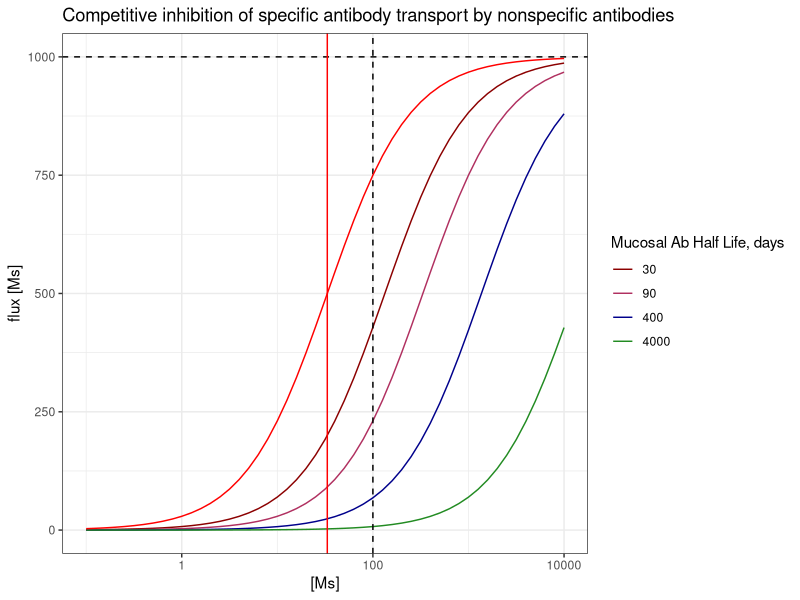
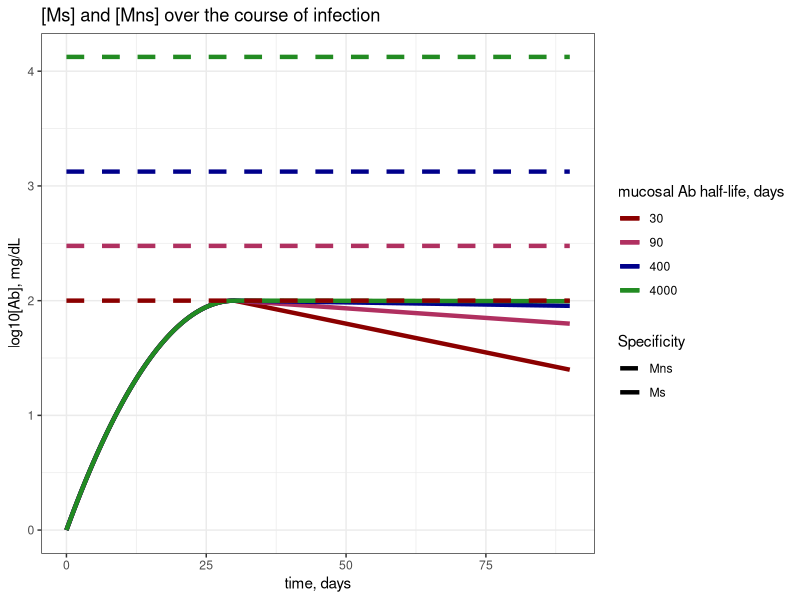
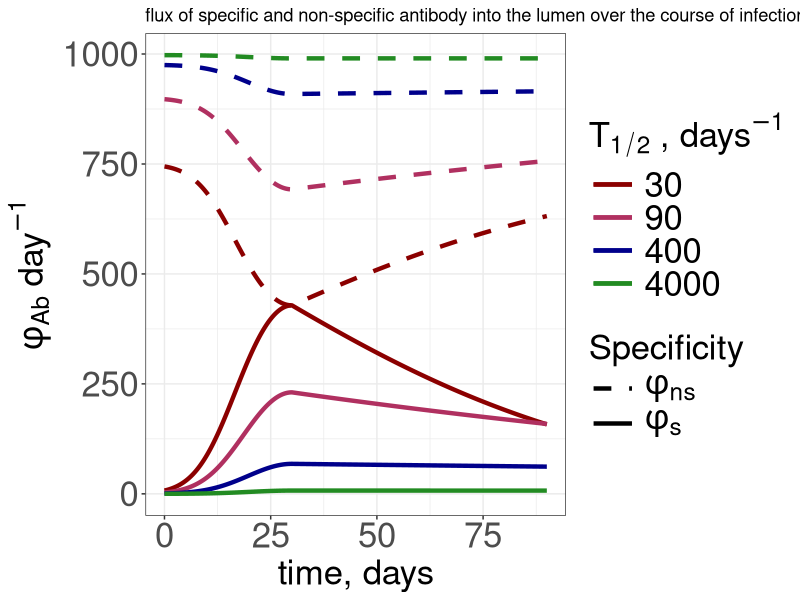
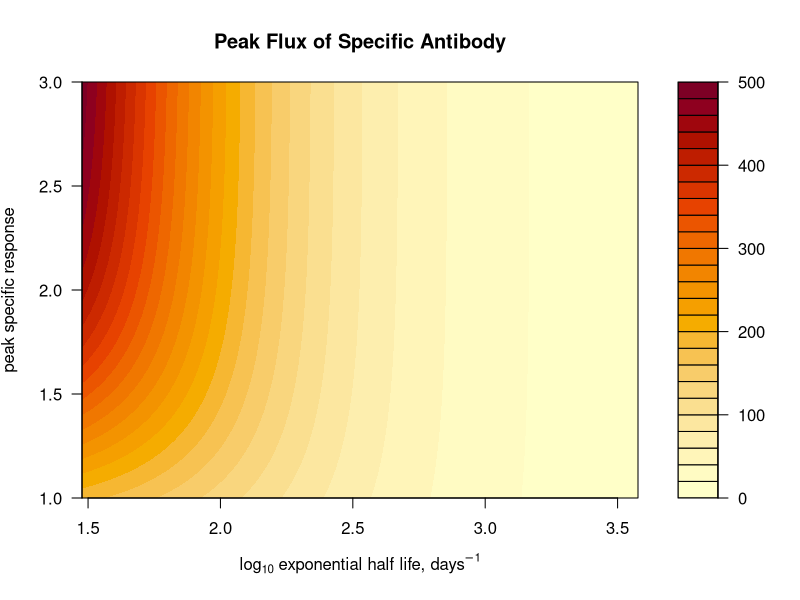
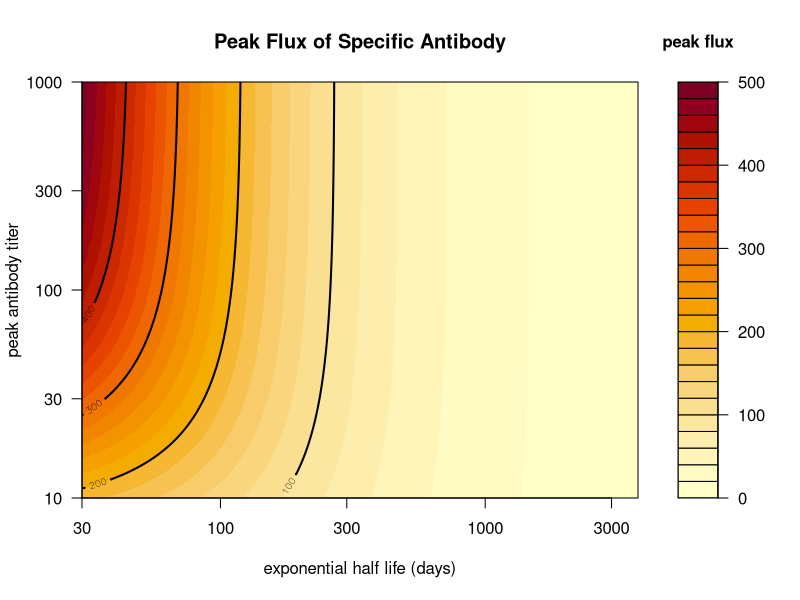
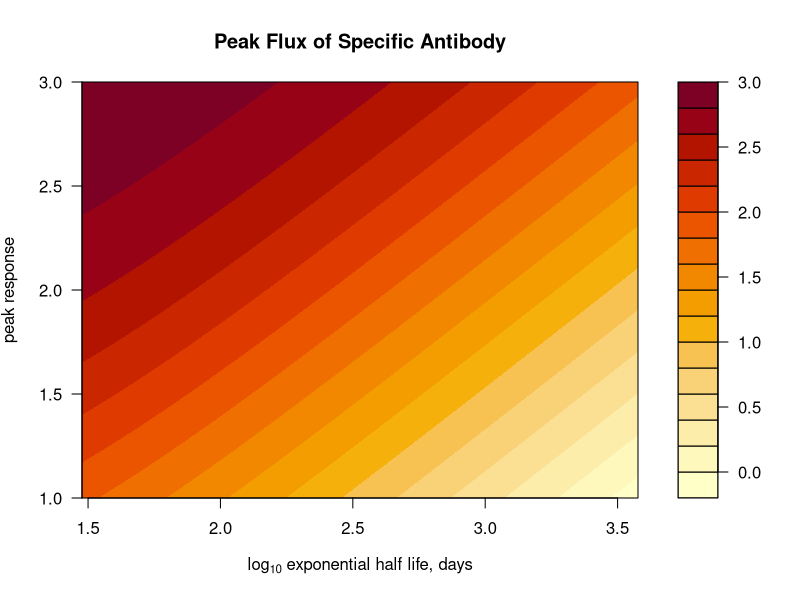
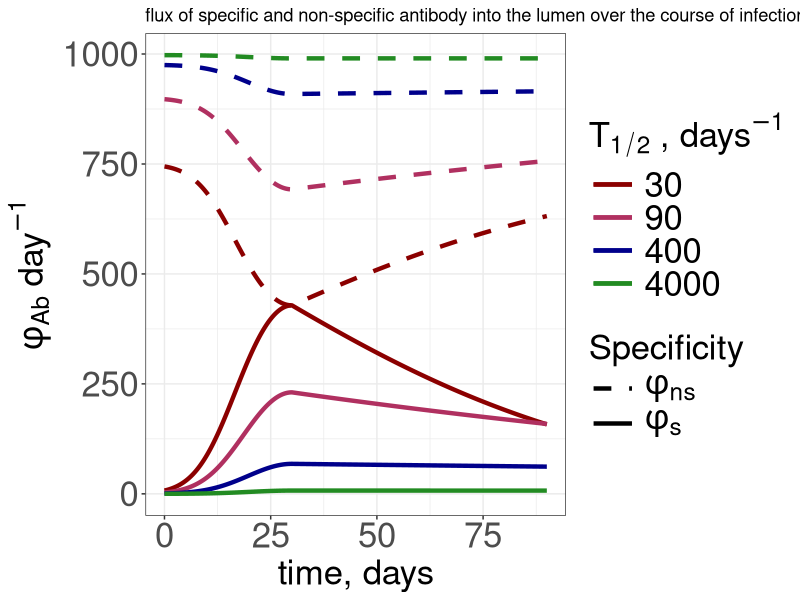

The R source for these figures, in order:
## ---- chunk 1
#install.package("here")
library(here)

#install.package("ggplot2")
library(ggplot2)

#install.package("gridExtra")
library(gridExtra)

#install.packages("tidyverse")
library(tidyverse)

#install.packages("deSolve")
library(deSolve)

#load functions
MM_function = function(M_s, M_ns) {(Vmax*M_s)/(KM+M_ns+M_s)}


#choose plotting colors
my_colors = c("darkred", "maroon", "darkblue", "forestgreen", "darkorange", "goldenrod") #choose color range
num_colors = length(my_colors) #set number of colors needed for plotting
my_colors = colorRampPalette(my_colors)(num_colors) #increase number of colors staying in color range
## ---- chunk 2
# generation of new response
Ap = 100 #peak antibody titer will be the same as Mns for 90 days
#initial ab titer
A0 = 1 # initial specific ab concentration
tp = 30 #time of peak titer -- days

# steady state nonspecific antibodies
t_halfs = c(30,90,400,4000) #half lives of mucosal ab in days - 1 month, 3 months, 1 year, 10 years :) 
d_mus = log(2)/t_halfs #half lives in days
  names(d_mus) = t_halfs
c = Ap*(log(2)/min(t_halfs))# calculate c such that the minimum M_ns = Ap = 100
Mns_vec = c/d_mus #vector of approximate ss solutions
  names(Mns_vec) = t_halfs


# transport
Vmax = 10^3 # order of magnitude of peak response # we might vary this later
k2 = 1/(2/24) #rate of transport - 1/T of transport which is 1/2hours or 1/2/24ths of a day
RT = Vmax/k2 #total number (concentration) of receptors, Vmax = k2RT
KM = Ap/3 #choosing KM such that at peak in the absence of Mns, Ms would achieve 75% of max flux at peak
k1 = k2/KM #k2/min(Mns_vec) #rate of antibody binding such that KM is on the order of 10

# dynamics in the lumen 
t_half_L = 3 #half life of antibodies in the lumen, in days
d_L = log(2)/t_half_L #decay rate in the lumen


# Total time to plot responses
Tmax = 90

# will be calculated when iterating through d_mu
#r0 = (2*log(Ap/A0)/tp) + d_mu #initial/greatest exponential expansion rate
#alpha = (r0 - d_mu)/tp # rate of decay of exponential growth rate


## ---- chunk 3
#set concentrations of Ms for x axis
concentrations = 10^seq(-1, 4, by = 0.1) #range of concentrations M_s such that we span much less than and much greater than Ap

### plot flux vs [Ms] given each Mns 
flux_df = lapply(t_halfs, function(t_half){
  # set d_mu and Mns 
  d_mu = log(2)/t_half
  Mns = c/d_mu
  
  #calculate flux
  flux = sapply(concentrations, function(Ms){
   
   return(MM_function(M_s = Ms, M_ns = Mns))
  }) %>% cbind("Ms" = concentrations, "flux" = ., "t_half" = t_half) %>% as.data.frame() 
}) %>% do.call(rbind, .) %>% as.data.frame() 

## plot
plot = ggplot() + geom_line(data = flux_df, aes(x = (Ms), y = flux, group = factor(t_half), col = factor(t_half))) +
  geom_hline(yintercept = Vmax, linetype = "dashed") +
  geom_vline(xintercept = (KM), color = "red") +
  geom_vline(xintercept = (Ap), linetype= "dashed") +
geom_line(
  aes(x = concentrations, y = sapply(concentrations, function(Ms){Vmax*Ms/(KM+Ms)})),
  inherit.aes = FALSE,
  color = "red"
) +
  scale_x_continuous(trans = "log10") +
  scale_color_manual(values = my_colors) +
  labs(x = "[Ms]", y = "flux [Ms]", color = "Mucosal Ab Half Life, days", title = "Competitive inhibition of specific antibody transport by nonspecific antibodies") + 
  theme_bw()

# print to viewer
print(plot)
## ---- chunk 4
### plot Ms vs Mns over time
Mab_titers = lapply(t_halfs, function(t_half){
  # setting t.half dependent parms for nonspecific population
  d_mu = log(2)/t_half #set d_mu
  Mns = c/d_mu # steadys state nonspecific
  
  # setting t.half dependent parms for specific abs
  r0 = (2*log(Ap/A0)/tp) + d_mu #initial/greatest exponential expansion rate
  alpha = (r0 - d_mu)/tp # rate of decay of exponential growth rate

  # set time vector parms
  Tmax = Tmax # total days
  points_per_day = 24 # every hour
  time = seq(0, Tmax, length.out = Tmax*points_per_day) #generate time vector

  ### apply to calculate
  soln = data.frame("time" = time, "Ms" = sapply(time, function(t){
    if(t<=tp){A0*exp((r0 - d_mu)*t - (alpha/2)*t^2)}
    else {Ap*exp(-d_mu*(t-tp))}
  }))
  

  # solve 
  soln = soln %>% cbind(.,Mns, t_half)
}) %>% do.call(rbind, .) #concatenates all dfs from lapply list into a single df rowwise

### Plot
plot = ggplot() + geom_line(data = Mab_titers, aes(x = time, y = log10(Ms), group = factor(t_half), col = factor(t_half), linetype = "Ms"), lwd = 1.5) +
  geom_line(data = Mab_titers, aes(x = time, y = log10(Mns), group = factor(t_half), col = factor(t_half), linetype = "Mns"), lwd = 1.5) + 
  scale_color_manual(values = my_colors) +
  scale_linetype_manual(values = c("Ms" = "solid", "Mns" = "dashed")) +
  labs(x = "time, days", y = "log10[Ab], mg/dL", col = "mucosal Ab half-life, days", linetype = "Specificity", title = "[Ms] and [Mns] over the course of infection") +
  theme_bw()
  

#print to viewer
print(plot)

## ---- chunk 5
# set parms 
#transport 
Vmax = Vmax
k2 = k2
RT = RT
k1 = k1
KM = KM

#lumen
t_half_L = t_half_L
d_L = d_L

#steady state Ab
c = c
t_halfs = t_halfs
d_mus = d_mus
Mns_vec = Mns_vec
Ap = Ap

# generating new response
Ap = Ap
A0 = A0
tp = tp

# Total time 
Tmax = Tmax
## ---- chunk 6
MM_soln = lapply(t_halfs, function(t_half){
  # setting t.half dependent parms for nonspecific population
  d_mu = log(2)/t_half #set d_mu
  Mns = c/d_mu # steadys state nonspecific
  
  # setting t.half dependent parms for specific abs
  r0 = (2*log(Ap/A0)/tp) + d_mu #initial/greatest exponential expansion rate
  alpha = (r0 - d_mu)/tp # rate of decay of exponential growth rate

  # set time vector parms
  Tmax = Tmax # total days
  points_per_day = 24 # every hour
  time = seq(0, Tmax, length.out = Tmax*points_per_day) #generate time vector

  ### apply to calculate Ms titers over time
  Ms_soln = data.frame("time" = time, "t_half" = t_half, "Ms" = sapply(time, function(t){
    if(t<=tp){A0*exp((r0 - d_mu)*t - (alpha/2)*t^2)}
    else {Ap*exp(-d_mu*(t-tp))}
  }), "Mns" = Mns)
  
  ### apply to calculate Ls flux over time
  Ms_soln$phi_s = sapply(Ms_soln$Ms, function(Ms){MM_function(M_s = Ms, M_ns = Mns)})
  Ms_soln$phi_ns = sapply(Ms_soln$Ms, function(Ms){(Vmax*Mns)/(KM+Ms+Mns)})
  
  return(Ms_soln)
}) %>% do.call(rbind, .)

## ---- chunk 7
#ggplot
plot = ggplot() + geom_line(data = MM_soln, aes(x = time, y = (phi_s), group = factor(t_half), col = factor(t_half), linetype = "phi_s"), lwd = 1.5) +
  geom_line(data = MM_soln, aes(x = time, y = (phi_ns), group = factor(t_half), col = factor(t_half), linetype = "phi_ns"), lwd = 1.5) + 
  scale_color_manual(values = my_colors) +
  #coord_cartesian(ylim = c(0, 3), xlim = c(0, 15)) +
  scale_linetype_manual(values = c("phi_s" = "solid", "phi_ns" = "dashed"), labels = c("phi_s" = expression(phi[s]), "phi_ns" = expression( phi[ns]))) +
  labs(x = "time, days", y = bquote(phi[Ab] ~ "day"^-1), col = bquote("T"[1/2] ~ ", days"^-1), linetype = "Specificity", title = "flux of specific and non-specific antibody into the lumen over the course of infection") +
  theme_bw()+
  theme(axis.text = element_text(size = 25),
        axis.title = element_text(size = 25),
        legend.title = element_text(size = 25),
        legend.text = element_text(size = 25, hjust = 0),
        legend.key.width = unit(0.06, "npc")) 

#print to system viewer
print(plot)

#save
file = here("results", "competition", "fig-flux_over_time.png")
ggsave(plot, file = file)
## ---- chunk 8
# generation of new response
Aps = 10^seq(1, 3, by = 0.01) #peak antibody titer will be the same as Mns for 90 days
#initial ab titer
A0 = 1 # initial specific ab concentration
tp = 30 #time of peak titer -- days

# steady state nonspecific antibodies
t_halfs = 3*10^seq(1,3.1, by = 0.01) #half lives of mucosal ab in days - 1 month, 3 months, 1 year, 10 years :) 

 
heatmap_matrix = sapply(Aps, function(Ap){ #columns
  sapply(t_halfs, function(t_half){ #rows
    #set other parms
    d_mu = log(2)/t_half #half lives in days
    c = Ap*(log(2)/min(t_halfs))# calculate c such that the minimum M_ns = Ap = 100
    Mns = c/d_mu #vector of approximate ss solutions
    
    # transport
    Vmax = 10^3 # order of magnitude of peak response # we might vary this later
    k2 = 1/(2/24) #rate of transport - 1/T of transport which is 1/2hours or 1/2/24ths of a day
    RT = Vmax/k2 #total number (concentration) of receptors, Vmax = k2RT
    KM = Ap/3 #choosing KM such that at peak in the absence of Mns, Ms would achieve 75% of max flux at peak
    k1 = k2/KM #k2/min(Mns_vec) #rate of antibody binding such that KM is on the order of 10
    
    # dynamics in the lumen 
    t_half_L = 3 #half life of antibodies in the lumen, in days
    d_L = log(2)/t_half_L #decay rate in the lumen

    # Total time to plot responses
    Tmax = 90
    
    #calculate peak flux
    phi_s = MM_function(M_s = Ap, M_ns = Mns)
  })
})

### plot
### plot on log10 scale
x_ticks = c(30, 100, 300, 1000, 3000)   # half-life ticks (days)
y_ticks = c(10, 30, 100, 300, 1000)     # peak titer ticks
#plot AICs
filled.contour(x = log10(t_halfs), y = log10(Aps), z=heatmap_matrix, lwd = 2, ylab = expression(paste("peak specific response")), xlab = expression(paste(log[10], " exponential half life, ", days^{-1})), main = "Peak Flux of Specific Antibody")

filled.contour(
  x = log10(t_halfs),
  y = log10(Aps),
  z = heatmap_matrix,
  xlab = "exponential half life (days)",
  ylab = "peak antibody titer",
  main = "Peak Flux of Specific Antibody",
  plot.axes = {
    axis(1, at = log10(x_ticks), labels = x_ticks)
    axis(2, at = log10(y_ticks), labels = y_ticks)
    contour(
      x = log10(t_halfs),
      y = log10(Aps),
      z = heatmap_matrix,
      levels = seq(100,400, by = 100),   # the flux value(s) where you want lines
      add = TRUE,
      lwd = 2,
      col = "black",
      drawlabels = TRUE
    )
  },
  key.title = title(main = "peak flux", cex.main = 1)
)

## ---- chunk 9
# generation of new response
Ap = 100 #peak antibody titer will be the same as Mns for 90 days
#initial ab titer
A0 = 1 # initial specific ab concentration
tp = 30 #time of peak titer -- days

# steady state nonspecific antibodies
t_halfs = c(30,90,400,4000) #half lives of mucosal ab in days - 1 month, 3 months, 1 year, 10 years :) 
d_mus = log(2)/t_halfs #half lives in days
  names(d_mus) = t_halfs
c = Ap*(log(2)/min(t_halfs))# calculate c such that the minimum M_ns = Ap = 100
Mns_vec = c/d_mus #vector of approximate ss solutions
  names(Mns_vec) = t_halfs

# transport
Vmax = 10^3 # order of magnitude of peak response # we might vary this later
k2 = 1/(2/24) #rate of transport - 1/T of transport which is 1/2hours or 1/2/24ths of a day
RT = Vmax/k2 #total number (concentration) of receptors, Vmax = k2RT
KM = Ap/3 #choosing KM such that at peak in the absence of Mns, Ms would achieve 75% of max flux at peak
k1 = k2/KM #k2/min(Mns_vec) #rate of antibody binding such that KM is on the order of 10

### parms for heatmap 
Aps = 10^seq(1, 3, by = 0.01) #peak antibody titer will be the same as Mns for 90 days

t_halfs = 3*10^seq(1,3.1, by = 0.01) #half lives of mucosal ab in days - 1 month, 3 months, 1 year, 10 years :) 
 
heatmap_matrix = sapply(Aps, function(Ap){ #columns
  sapply(t_halfs, function(t_half){ #rows
    #set other parms
    d_mu = log(2)/t_half #half lives in days
    Mns = c/d_mu #vector of approximate ss solutions
    
    #calculate peak flux
    phi_s = MM_function(M_s = Ap, M_ns = Mns)
  })
})

### plot
#plot AICs
filled.contour(x = log10(t_halfs), y = log10(Aps), z=log10(heatmap_matrix), lwd = 2, ylab = expression(paste("peak response")), xlab = expression(paste(log[10], " exponential half life, ", days)), main = "Peak Flux of Specific Antibody")
